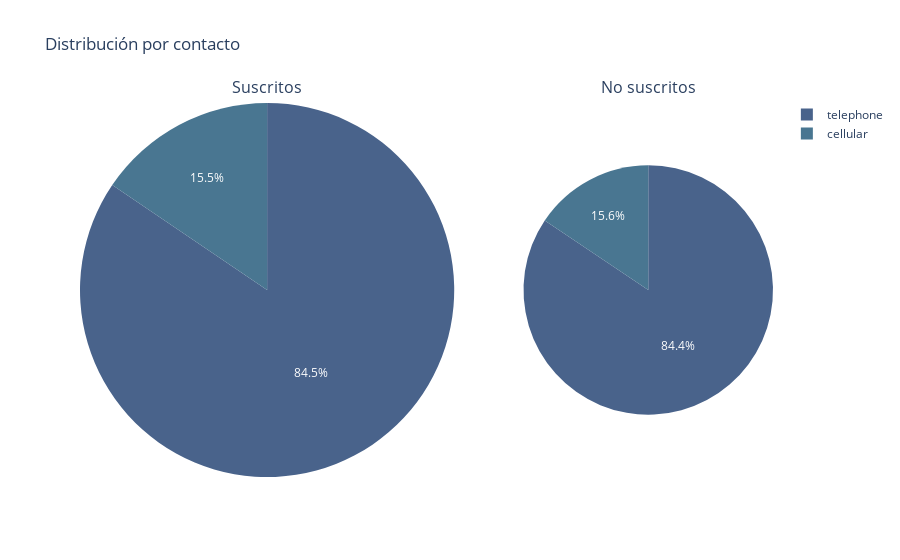

Source (notebook cell):
### Code cell
fig= make_subplots(
    rows=1, cols=2,
    column_widths=[3,2],
    row_heights=[3],
    specs = [[{"type": "domain"}, {"type": "domain"}]], subplot_titles = ['Suscritos', 'No suscritos'])
fig.add_trace(go.Pie(labels = ['cellular','telephone'],
						 values = df_marital_yes['id'],
             name ='contact',marker_colors = ['#497691','#49638B','#489C9E'],
             ),
             row = 1,col = 1)
fig.add_trace(go.Pie(labels = ['cellular','telephone'],
						 values = df_marital_no['id'],
             name ='contact',marker_colors = ['#497691','#49638B','#489C9E'],
             ),
             row = 1,col = 2)
fig.update_layout(title_text='Distribución por contacto')

### Figure 1 — Plotly figure (JSON) as saved in the notebook; plotly's stock layout.template omitted (floating-point values rounded to 4 significant figures)
{"data": [{"domain": {"x": [0, 0.54], "y": [0, 1]}, "labels": ["cellular", "telephone"], "marker": {"colors": ["#497691", "#49638B", "#489C9E"]}, "name": "contact", "type": "pie", "values": [490, 2668, 1686]}, {"domain": {"x": [0.64, 1], "y": [0, 1]}, "labels": ["cellular", "telephone"], "marker": {"colors": ["#497691", "#49638B", "#489C9E"]}, "name": "contact", "type": "pie", "values": [4321, 23416, 10419]}], "layout": {"annotations": [{"font": {"size": 16}, "showarrow": false, "text": "Suscritos", "x": 0.27, "xanchor": "center", "xref": "paper", "y": 1, "yanchor": "bottom", "yref": "paper"}, {"font": {"size": 16}, "showarrow": false, "text": "No suscritos", "x": 0.82, "xanchor": "center", "xref": "paper", "y": 1, "yanchor": "bottom", "yref": "paper"}], "title": {"text": "Distribución por contacto"}}}
